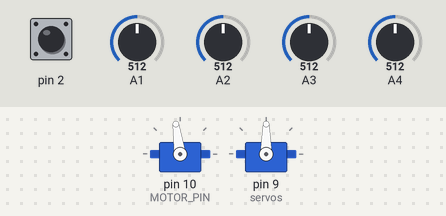
Bench run of a sketch on a simulated Arduino Uno, built with avr-gcc and run on an emulated ATmega328P. Shown: 2 × servo. The test bench sets the inputs (shaded band); at power-on: pin 2 HIGH, A1 = 512, A2 = 512, A3 = 512, A4 = 512.

Above: at 3.05 s.
Timing chart, 0 to 10.0 s (numbered marks = the images above):
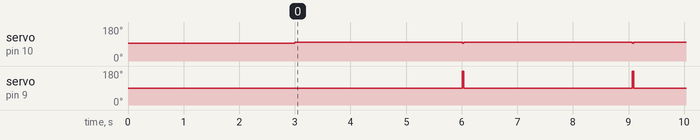

The sketch:

ROBOT.ino
```cpp
       //##     ////////////    ////////////     ////////////      ///////      ////      //    ##//
      //##     ////////////    ////       //    ////           ////     ///    ////      //    ##//
     //##     ////            ////       //    ////           ////            ////      //    ##//
    //##     ///////         /////////////    ////////          ///////      ////////////    ##//
   //##     ///////         ///////          ////////                ///    ////////////    ##//
  //##     ////            ////  ////       ////           ////     ///    ////      //    ##//
 //##     ////            ////     ////    ////////////      ///////      ////      //    ##//
//#########################################################################################//

#include "Arduino.h"
#include <Servo.h>
#include "Logic.h"
#include "Sensors.h"

void setup() {
  Logic::init();
}

void loop() {
  Logic::drive(3000, 1550, 0);
  Sensors::recalculation();
  delay(20);
}
```

Logic.cpp
```cpp
#include <Arduino.h>
#include "Logic.h"
#include "Motor.h"
#include "Servos.h"
#include "Speedometer.h"
#include "config.h"

int Logic::Integral[Logic::lengthListInter][2];
int Logic::median[5] = {0};

bool Logic::init() {
  Motor::init();
  Servos::init();
  Speedometer::init();
  Serial.begin(9600);
}

void Logic::drive(int longTime, int speed, int angle) {
  unsigned long time = millis();
  while((millis() - time) < longTime) {
    Motor::setSpeed(speed);
    Servos::setAngle(angle);
  }
  Motor::setSpeed(SPEED_ZERO);
  Servos::setAngle(90);
}

double Logic::addInter(int left, int right) {
  for (int i = lengthListInter - 1; i > 0; i--) {
    Logic::Integral[i][0] = Logic::Integral[i - 1][0];
    Logic::Integral[i][1] = Logic::Integral[i - 1][1];
  }
  Logic::Integral[0][0] = left;
  Logic::Integral[0][1] = right;
  int lInter = 0;
  int rInter = 0;
  for (int i = 0; i < Logic::lengthListInter; i++) {
    lInter += Logic::Integral[i][0];
    rInter += Logic::Integral[i][1];
  }
  return rInter / lInter;
}

int Logic::sign(double value) {
  if (value >= 0) return 1;
  else return -1;
}

int Logic::minValue(int x, int y) {
  if (x <= y) return x;
  else return y;
}

bool Logic::isSpeedNull(byte currentValue) {  ////???????????????????????
  int summ = 0;
  for (byte i = 0; i < 5; i++) {
    summ += Logic::median[i];
  }
  if (summ == 0)
    return true;
  else
    return false;
}
```

Logic.h
```cpp
#include <Arduino.h>

class Logic{
public:
    static const int lengthListInter = 3;
    static int Integral[lengthListInter][2];
    static int median[5];
    static bool init();
    static void drive(int longTime, int speed, int angle);
    static double addInter(int left, int right);
    static int sign(double value);
    static int minValue(int x, int y);
    static bool isSpeedNull(byte currentValue);
};
```

Motor.cpp
```cpp
#include <Arduino.h>
#include <Servo.h>
#include <math.h>
#include "config.h"
#include "Motor.h"
#include "PID.h"
#include "Speedometer.h"

Servo Motor::motor;

/**
 * Initialization function.
 */
void Motor::init(){
  motor.attach(MOTOR_PIN, 544, 2400);
  motor.writeMicroseconds(SPEED_ZERO);
  delay(3000);
}

/**
 * Set speed (in microseconds).
 *
 * @param int speed
 *   Speed value.
 */
void Motor::setSpeed(int speed){
  motor.writeMicroseconds(/*PID::computeSpeed*/(speed));
}

/**
 * Set speed (in km/h).
 *
 * @param float speed
 *   Speed value.
 */
void Motor::setSpeed(float speed){
  motor.writeMicroseconds(PID::computeSpeed(Motor::speedConverter(speed)));
}

/**
 * Convert from km/h to microseconds.
 * 0,1148x^4 - 1,964x^3 + 10,041x^2 - 8,8379x + 1546,7
 *
 * @param float speed
 *   Speed in km/h.
 *
 * @return int
 *   Speed in microseconds.
 */
int Motor::speedConverter(float speed){
  return trunc(pow(speed,4)*0.1148 - pow(speed,3)*1.964 + pow(speed,2)*10.041 - speed*8.8379 + 1546.7);
}

/**
 * Get speed.
 *
 * @return int
 *   Speed value.
 */
int Motor::getSpeed(){
  int currentSpeed = Motor::speedConverter((float)Speedometer::getSpeed());
  return trunc(currentSpeed);
}
```

Motor.h
```cpp
#include <Servo.h>
#include <Arduino.h>

class Motor{
public:
  static int currentSpeed;
  static void init();
  static void setSpeed(int speed);      //   impulce
  static void setSpeed(float speed);    //   km/h
  static int speedConverter(float speed);//  km/h  to  impulce
  static int getSpeed();
  static Servo motor;
};
```

PID.cpp
```cpp
#include <Arduino.h>
#include <Servo.h>
#include "config.h"
#include "Motor.h"
#include "PID.h"

double PID::P;
double PID::I;
double PID::D;
double PID::prevI = 0;
double PID::prevError = 0;

/**
 * The function that computes speed via PID regulator.
 *
 * @param int wantSpeed
 *   Desired speed.
 *
 * @return int
 *   Speed value after PID regulator.
 */
int PID::computeSpeed(int wantSpeed){
  int currentError = wantSpeed - Motor::getSpeed();
  P = currentError * PID_P;
  I = currentError * PID_I + prevI;
  D = (currentError - prevError) * PID_D;
  prevI = I;
  prevError = currentError;
  int result = constrain(wantSpeed + trunc(P + I + D), 1300, 1650);
  return result;
}
```

PID.h
```cpp
#include <Arduino.h>
#include <Servo.h>

class PID{
  public:
    static int computeSpeed(int wantSpeed);
  private:
    static double P;
    static double I;
    static double D;
    static double prevI;
    static double prevError;
    static int wantSpeed;
};
```

Sensors.cpp
```cpp
#include "SharpIR.h"
#include "Arduino.h"
#include "Servo.h"
#include "Sensors.h"
#include "config.h"

int Sensors::L;
int Sensors::L0;
int Sensors::R;
int Sensors::R0;
int Sensors::median[3][4] = {0};

SharpIR SharpL0(LEFT0,1080);
SharpIR SharpR0(RIGHT0,1080);
SharpIR SharpL(LEFT,20150);
SharpIR SharpR(RIGHT,20150);

/**
 * Reculculation function for IR sensors.
 */
void Sensors::recalculation(){
  L0 = constrain(medianFilter(SharpL0.distance(),0), 7, 80);
  R0 = constrain(medianFilter(SharpR0.distance(),1), 7, 80);
  R = constrain(medianFilter(SharpR.distance(),2), 15, 120);
  L = constrain(medianFilter(SharpL.distance(),3), 15, 120);
}

/**
 * Median filter.
 *
 * @param int currentValue
 *   Current value.
 * @param int sensNum
 *   Sensor number.
 *
 * @return int
 *   Median.
 */
int Sensors::medianFilter(int currentValue, int sensNum){
  for(int i = 1; i < 3; i++){
    median[i-1][sensNum] = median[i][sensNum];
  }
  median[2][sensNum] = currentValue;
  int maxVal = 0; int minVal = 0;
  for(int i=1; i<3; i++){
    if(median[i][sensNum] < median[minVal][sensNum]) minVal = i;
    if(median[i][sensNum] > median[maxVal][sensNum]) maxVal = i;
  }
  for(int i=0; i<3; i++){
    if(i!=maxVal && i!=minVal)
    return median[i][sensNum];
  }
}
```

Sensors.h
```cpp
#include <Servo.h>

class Sensors{
  public:
    static int L;
    static int L0;
    static int R;
    static int R0;
    static void recalculation();
  private:
    static int median[3][4];
    static int medianFilter(int currentValue, int sensNum);
    static int averageElem(int first, int second, int third);
};
```

Servos.cpp
```cpp
#include <Arduino.h>
#include "Servo.h"
#include "config.h"
#include "Motor.h"
#include "Servos.h"
#include "PID.h"

Servo Servos::servos;
short Servos::currentAngle;

/**
 * Initializing servos.
 */
void Servos::init(){
  servos.attach(9, 950, 2040);
  servos.write(90);
  currentAngle = 0;
}

/**
 * Set angle value.
 *
 * @param short value
 *   Angle.
 */
void Servos::setAngle(short value){
  servos.write(90 + value);
  currentAngle = value;
}

/**
 * Get angle value.
 *
 * @return short
 *   Angle.
 */
short Servos::getAngle(){
  return currentAngle;
}
```

Servos.h
```cpp
#include <Servo.h>
#include <Arduino.h>

class Servos{
  public:
  static short currentAngle;
  static Servo servos;
  static void init();
  static void setAngle(short value);
  static short getAngle();
};
```

SharpIR.cpp
```cpp
/*
	SharpIR

	Arduino library for retrieving distance (in cm) from the analog GP2Y0A21Y and GP2Y0A02YK

	From an original version of Dr. Marcal Casas-Cartagena (marcal.casas@gmail.com)

    Version : 1.0 : Guillaume Rico
    + Remove average and use median
    + Definition of number of sample in .h
    + Define IR pin as input

    Version : 1.1 : Thibaut Mauon
    + Add SHARP GP2Y0A710K0F for 100cm to 500cm by Thibaut Mauron

	https://github.com/guillaume-rico/SharpIR

    Original comment from Dr. Marcal Casas-Cartagena :
   The Sahrp IR sensors are cheap but somehow unreliable. I've found that when doing continous readings to a
   fix object, the distance given oscilates quite a bit from time to time. For example I had an object at
   31 cm. The readings from the sensor were mainly steady at the correct distance but eventually the distance
   given dropped down to 25 cm or even 16 cm. That's quite a bit and for some applications it is quite
   unacceptable. I checked the library http://code.google.com/p/gp2y0a21yk-library/ by Jeroen Doggen
   (jeroendoggen@gmail.com) and what the author was doing is to take a bunch of readings and give an average of them

   The present library works similary. It reads a bunch of readings (avg), it checks if the current reading
   differs a lot from the previous one (tolerance) and if it doesn't differ a lot, it takes it into account
   for the mean distance.
   The distance is calculated from a formula extracted from the graphs on the sensors datasheets
   After some tests, I think that a set of 20 to 25 readings is more than enough to get an accurate distance
   Reading 25 times and return a mean distance takes 53 ms. For my application of the sensor is fast enough.
   This library has the formulas to work with the GP2Y0A21Y and the GP2Y0A02YK sensors but exanding it for
   other sensors is easy enough.
*/

#ifdef Arduino
  #include "Arduino.h"
#elif defined(SPARK)
  #include "math.h"
#endif
#include "SharpIR.h"

// Initialisation function
//  + irPin : is obviously the pin where the IR sensor is attached
//  + sensorModel is a int to differentiate the two sensor models this library currently supports:
//    > 1080 is the int for the GP2Y0A21Y and
//    > 20150 is the int for GP2Y0A02YK and
//    > 100500 is the long for GP2Y0A710K0F
//    The numbers reflect the distance range they are designed for (in cm)
SharpIR::SharpIR(int irPin, long sensorModel) {

    _irPin=irPin;
    _model=sensorModel;

    // Define pin as Input
    pinMode (_irPin, INPUT);

    #ifdef ARDUINO
      analogReference(DEFAULT);
    #endif
}

// Sort an array
void SharpIR::sort(int a[], int size) {
    for(int i=0; i<(size-1); i++) {
        bool flag = true;
        for(int o=0; o<(size-(i+1)); o++) {
            if(a[o] > a[o+1]) {
                int t = a[o];
                a[o] = a[o+1];
                a[o+1] = t;
                flag = false;
            }
        }
        if (flag) break;
    }
}

// Read distance and compute it
int SharpIR::distance() {

    int ir_val[NB_SAMPLE];
    int distanceCM;
    float current;


    for (int i=0; i<NB_SAMPLE; i++){
        // Read analog value
        ir_val[i] = analogRead(_irPin);
    }

    // Sort it
    sort(ir_val,NB_SAMPLE);


    if (_model==1080) {

        // Different expressions required as the Photon has 12 bit ADCs vs 10 bit for Arduinos
        #ifdef ARDUINO
          distanceCM = 27.728 * pow(map(ir_val[NB_SAMPLE / 2], 0, 1023, 0, 5000)/1000.0, -1.2045);
        #elif defined(SPARK)
          distanceCM = 27.728 * pow(map(ir_val[NB_SAMPLE / 2], 0, 4095, 0, 5000)/1000.0, -1.2045);
        #endif

    } else if (_model==20150){

        // Previous formula used by  Dr. Marcal Casas-Cartagena
        // puntualDistance=61.573*pow(voltFromRaw/1000, -1.1068);

        // Different expressions required as the Photon has 12 bit ADCs vs 10 bit for Arduinos
        #ifdef ARDUINO
          distanceCM = 60.374 * pow(map(ir_val[NB_SAMPLE / 2], 0, 1023, 0, 5000)/1000.0, -1.16);
        #elif defined(SPARK)
          distanceCM = 60.374 * pow(map(ir_val[NB_SAMPLE / 2], 0, 4095, 0, 5000)/1000.0, -1.16);
        #endif

    } else if (_model==430){

        // Different expressions required as the Photon has 12 bit ADCs vs 10 bit for Arduinos
        #ifdef ARDUINO
          distanceCM = 12.08 * pow(map(ir_val[NB_SAMPLE / 2], 0, 1023, 0, 5000)/1000.0, -1.058);
        #elif defined(SPARK)
          distanceCM = 12.08 * pow(map(ir_val[NB_SAMPLE / 2], 0, 4095, 0, 5000)/1000.0, -1.058);
        #endif

    } else if (_model==100500){

        #ifdef ARDUINO
          current = map(ir_val[NB_SAMPLE / 2], 0, 1023, 0, 5000);
        #elif defined(SPARK)
          current = map(ir_val[NB_SAMPLE / 2], 0, 4095, 0, 5000);
        #endif
        // use the inverse number of distance like in the datasheet (1/L)
        // y = mx + b = 137500*x + 1125
        // x = (y - 1125) / 137500
        // Different expressions required as the Photon has 12 bit ADCs vs 10 bit for Arduinos
        if (current < 1400 || current > 3300) {
          //false data
          distanceCM = 0;
        } else {
          distanceCM = 1.0 / (((current - 1125.0) / 1000.0) / 137.5);
        }
    }

    return distanceCM;
}
```

SharpIR.h
```cpp
/*
	SharpIR

	Arduino library for retrieving distance (in cm) from the analog GP2Y0A21Y and GP2Y0A02YK

	From an original version of Dr. Marcal Casas-Cartagena (marcal.casas@gmail.com)

    Version : 1.0 : Guillaume Rico

	https://github.com/guillaume-rico/SharpIR

*/

#ifndef SharpIR_h
#define SharpIR_h

#define NB_SAMPLE 25

#ifdef ARDUINO
  #include "Arduino.h"
#elif defined(SPARK)
#endif

class SharpIR
{
  public:

    SharpIR (int irPin, long sensorModel);
    int distance();

  private:

    void sort(int a[], int size);

    int _irPin;
    long _model;
};

#endif
```

Speedometer.cpp
```cpp
#include <Arduino.h>
#include "Servo.h"
#include "config.h"
#include "Speedometer.h"
#include "Motor.h"
#include "PID.h"

unsigned long Speedometer::timeS;
unsigned long Speedometer::time;
int Speedometer::timePeriod;
int Speedometer::counter = 0;
int Speedometer::median[3] = {0};

/**
 * Initializing spedometer.
 */
void Speedometer::init(){
   attachInterrupt(0, change, FALLING);
   time = millis();
   timeS = millis();
   timePeriod = 1000;
}

/**
 * Get speed.
 */
double Speedometer::getSpeed(){
  if (millis()-time > 700) return 0;
  return (10/(timePeriod*0.001))*0.036;
}

/**
 * Attach interrupt method.
 */
void Speedometer::change(){

  if(millis()-time > MIN_TIME_PERIOD){
    if(counter%2 == 0){
      timePeriod = medianFilter((int)(millis()-timeS));
      timeS = millis();
    }
    counter++;
  }

  time = millis();
}

/**
 * Median filter.
 *
 * @param int currentValue
 *   Current value.
 *
 * @return int
 *   Median value.
 */
int Speedometer::medianFilter(int currentValue){
  for(byte i = 1; i < 3; i++){
    median[i-1] = median[i];
  }
  median[2] = currentValue;
  byte maxVal = 0; byte minVal = 0;
  for(byte i=1; i<3; i++){
    if(median[i] < median[minVal]) minVal = i;
    if(median[i] > median[maxVal]) maxVal = i;
  }
  for(byte i=0; i<3; i++){
    if(i!=maxVal && i!=minVal)
    return median[i];
  }
}
```

Speedometer.h
```cpp
#include <Arduino.h>
#include <Servo.h>

class Speedometer{
public:
  static void init();
  static void change();
  static double getSpeed();
  static int medianFilter(int currentValue);
  static unsigned long time;
  static unsigned long timeS;
  static int timePeriod;
  static int counter;
  static int median[3];
};
```

config.h
```cpp
#define SPEED_FORWARD_MAX 1700
#define SPEED_FORWARD_MIN 1500
#define SPEED_BACK_MAX 1450
#define SPEED_BACK_MIN 1500
#define SPEED_ZERO 1500


#define CENTER A0
#define LEFT0 A1
#define RIGHT0 A2
#define RIGHT A3
#define LEFT A4

#define PIN_SPEEDOMETER 0
#define SERVO_PIN 9
#define MOTOR_PIN 10

#define PID_P 2
#define PID_I 0
#define PID_D 0

#define MIN_TIME_PERIOD 16
```

Measured:
- by itself, servo on pin 10 (MOTOR_PIN): alternates 98° for 3.0 s and 93° for 0.02 s
- by itself, servo on pin 9 (servos): alternates 180° for 0.02 s and 90° for 3.0 s
